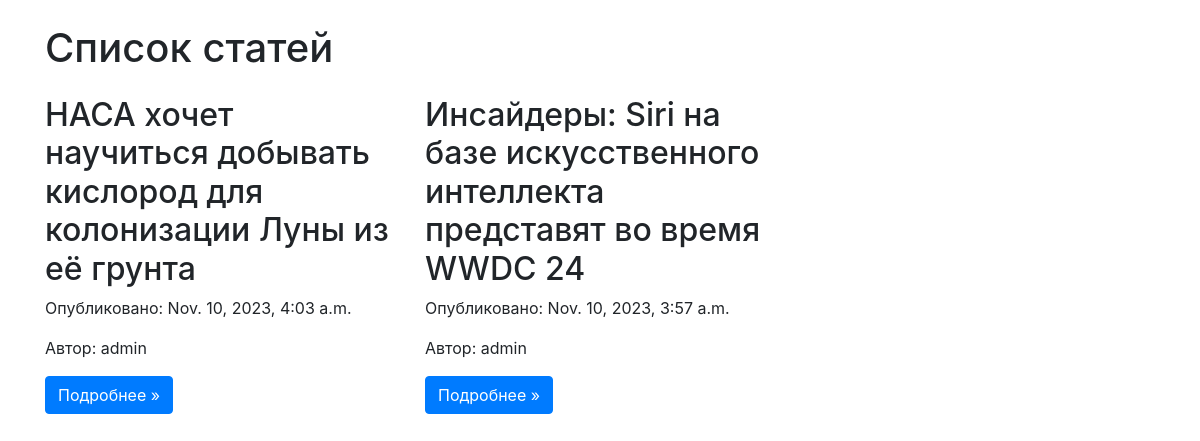
Page /news/ on the committed database.
### news/models.py (models this page shows, shortened)
class Article(models.Model):
    title = models.CharField(max_length=200)  # Заголовок статьи
    content = models.TextField()  # Содержание статьи
    author = models.ForeignKey(User, on_delete=models.CASCADE)  # Ссылка на автора статьи
    publish_date = models.DateTimeField(auto_now_add=True)  # Дата и время публикации статьи

### news/views.py (the view)
# urls.py: path('', views.article_list, name='article_list'),
def article_list(request):
    articles = Article.objects.all().order_by('-publish_date')
    return render(request, 'news/article_list.html', {'articles': articles})

### news/templates/news/article_list.html (shortened to what this page needs)
{% extends 'base.html' %}
{% block content %}
<h1 class="my-4">Список статей</h1>
<div class="row">
    {% for article in articles %}
    <div class="col-md-4">
        <h2>{{ article.title }}</h2>
        <p>Опубликовано: {{ article.publish_date }}</p>
        <p>Автор: {{ article.author }}</p>
        <p><a class="btn btn-primary" href="{% url 'article_detail' pk=article.pk %}" role="button">Подробнее »</a></p>
    </div>
    {% endfor %}
</div>
{% endblock %}

### templates/base.html (shortened to what this page needs)
<!DOCTYPE html>
<html lang="ru">
<head>
    <link rel="stylesheet" href="https://stackpath.bootstrapcdn.com/bootstrap/4.5.2/css/bootstrap.min.css">
</head>
<body>
    <div class="container">
        {% block content %}{% endblock %}
    </div>
</body>
</html>

### rows in the picture
Article: title "НАСА хочет научиться добывать кислород для колонизации Луны из её грунта", publish_date "Nov. 10, 2023, 4:03 a.m.", author "admin"
Article: title "Инсайдеры: Siri на базе искусственного интеллекта представят во время WWDC 24", publish_date "Nov. 10, 2023, 3:57 a.m.", author "admin"
